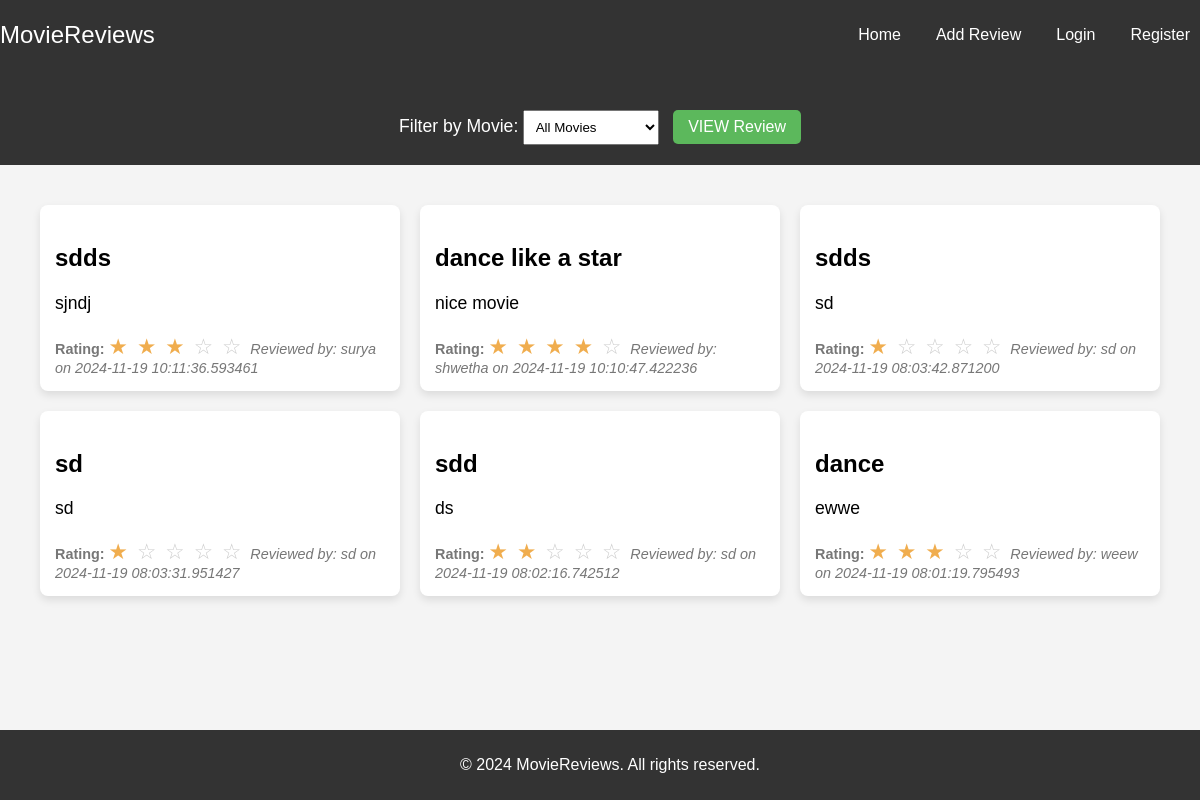
The app's page /reviews with its own data.
### app.py (models this page shows)
class MovieReview(db.Model):
    id = db.Column(db.Integer, primary_key=True)
    movie_title = db.Column(db.String(100), nullable=False)
    review = db.Column(db.Text, nullable=False)
    reviewer_name = db.Column(db.String(50), nullable=False)
    rating = db.Column(db.Integer, nullable=False)
    date_posted = db.Column(db.DateTime, default=datetime.utcnow)

### app.py (the view)
@app.route('/reviews', methods=['GET', 'POST'])
def get_reviews():
    movie_title = request.args.get('movie_title')  # Get the selected movie title from query string
    if movie_title:
        reviews = MovieReview.query.filter_by(movie_title=movie_title).order_by(MovieReview.date_posted.desc()).all()
    else:
        reviews = MovieReview.query.order_by(MovieReview.date_posted.desc()).all()  # Default to all reviews if no movie is selected
    movie_titles = db.session.query(MovieReview.movie_title).distinct().all()
    movie_titles = [title[0] for title in movie_titles]  # Extracting movie titles from the result
    return render_template('reviews.html', reviews=reviews, movie_titles=movie_titles, selected_movie=movie_title)

### template/reviews.html (shortened to what this page needs)
<!DOCTYPE html>
<html lang="en">
<head>
    <link rel="stylesheet" href="{{ url_for('static', filename='css/styles1.css') }}">
</head>
<body>
    <nav class="navbar">
        <div class="container">
            <a href="{{ url_for('index') }}" class="logo">MovieReviews</a>
            <ul class="nav-links">
           <li> <a href="{{ url_for('index') }}" >Home</a></li>
                <li><a href="{{ url_for('add_review') }}">Add Review</a></li>
                {% if current_user.is_authenticated %}
                    <li><a href="{{ url_for('logout') }}">Logout</a></li>
                {% else %}
                    <li><a href="{{ url_for('login') }}">Login</a></li>
                    <li><a href="{{ url_for('register') }}">Register</a></li>
                {% endif %}
            </ul>
        </div>
    </nav>
    <header class="page-header">
        <form action="{{ url_for('get_reviews') }}" method="get" class="filter-form">
            <label for="movie_title">Filter by Movie:</label>
            <select name="movie_title" id="movie_title">
                <option value="">All Movies</option>
            </select>
            <button type="submit">VIEW Review</button>
        </form>
    </header>
    <section class="reviews-container">
        {% if reviews %}
            {% for review in reviews %}
                <div class="review-card">
                    <h3>{{ review.movie_title }}</h3>
                    <p>{{ review.review }}</p>
                    <div class="review-footer">
                        <span><strong>Rating:</strong>
                            <span class="star-rating">
                                {% for i in range(1, 6) %}
                                    {% if i <= review.rating %}
                                        <span class="star filled">&#9733;</span>
                                    {% else %}
                                        <span class="star">&#9734;</span>
                                    {% endif %}
                                {% endfor %}
                            </span>
                        </span>
                        <span><em>Reviewed by: {{ review.reviewer_name }} on {{ review.date_posted }}</em></span>
                    </div>
                </div>
            {% endfor %}
        {% else %}
            <p>No reviews available.</p>
        {% endif %}
    </section>
    <footer class="footer">
        <p>&copy; 2024 MovieReviews. All rights reserved.</p>
    </footer>
</body>
</html>

### static/css/styles1.css (style rules this page uses)
body { font-family: 'Arial', sans-serif; background-color: #f4f4f4; margin: 0; padding: 0; }
.navbar { background-color: #333; color: white; padding: 10px 0; }
.navbar .container { display: flex; justify-content: space-between; align-items: center; }
.navbar .logo { color: white; font-size: 1.5em; text-decoration: none; }
.nav-links { list-style: none; display: flex; gap: 15px; }
.nav-links li a { color: white; text-decoration: none; padding: 5px 10px; transition: background-color 0.3s; }
.page-header { background-color: #333; color: white; text-align: center; padding: 20px; }
.filter-form { margin-top: 20px; }
.filter-form label { font-size: 1.1em; }
.filter-form select { padding: 8px; margin-right: 10px; }
.filter-form button { padding: 8px 15px; background-color: #5cb85c; border: none; color: white; cursor: pointer; font-size: 1em; border-radius: 5px; }
.reviews-container { display: grid; grid-template-columns: repeat(auto-fill, minmax(300px, 1fr)); gap: 20px; padding: 20px; margin: 20px; }
.review-card { background-color: white; border-radius: 8px; box-shadow: 0 4px 8px rgba(0, 0, 0, 0.1); padding: 15px; }
.review-card h3 { font-size: 1.5em; margin-bottom: 10px; }
.review-card p { font-size: 1.1em; line-height: 1.5; }
.review-footer { margin-top: 15px; font-size: 0.9em; color: #777; }
.footer { background-color: #333; color: white; text-align: center; padding: 10px; position: fixed; width: 100%; bottom: 0; }
.star-rating { font-size: 1.5em; color: #f0ad4e; }
.star { margin-right: 3px; }
.star.filled { color: #f0ad4e; }
.star:not(.filled) { color: #ccc; }

### records on screen
MovieReview: movie_title "sdds", review "sjndj", rating 3 (drawn), reviewer_name "surya", date_posted "2024-11-19 10:11:36.593461"
MovieReview: movie_title "dance like a star", review "nice movie", rating 4 (drawn), reviewer_name "shwetha", date_posted "2024-11-19 10:10:47.422236"
MovieReview: movie_title "sdds", review "sd", rating 1 (drawn), reviewer_name "sd", date_posted "2024-11-19 08:03:42.871200"
MovieReview: movie_title "sd", review "sd", rating 1 (drawn), reviewer_name "sd", date_posted "2024-11-19 08:03:31.951427"
MovieReview: movie_title "sdd", review "ds", rating 2 (drawn), reviewer_name "sd", date_posted "2024-11-19 08:02:16.742512"
MovieReview: movie_title "dance", review "ewwe", rating 3 (drawn), reviewer_name "weew", date_posted "2024-11-19 08:01:19.795493"
